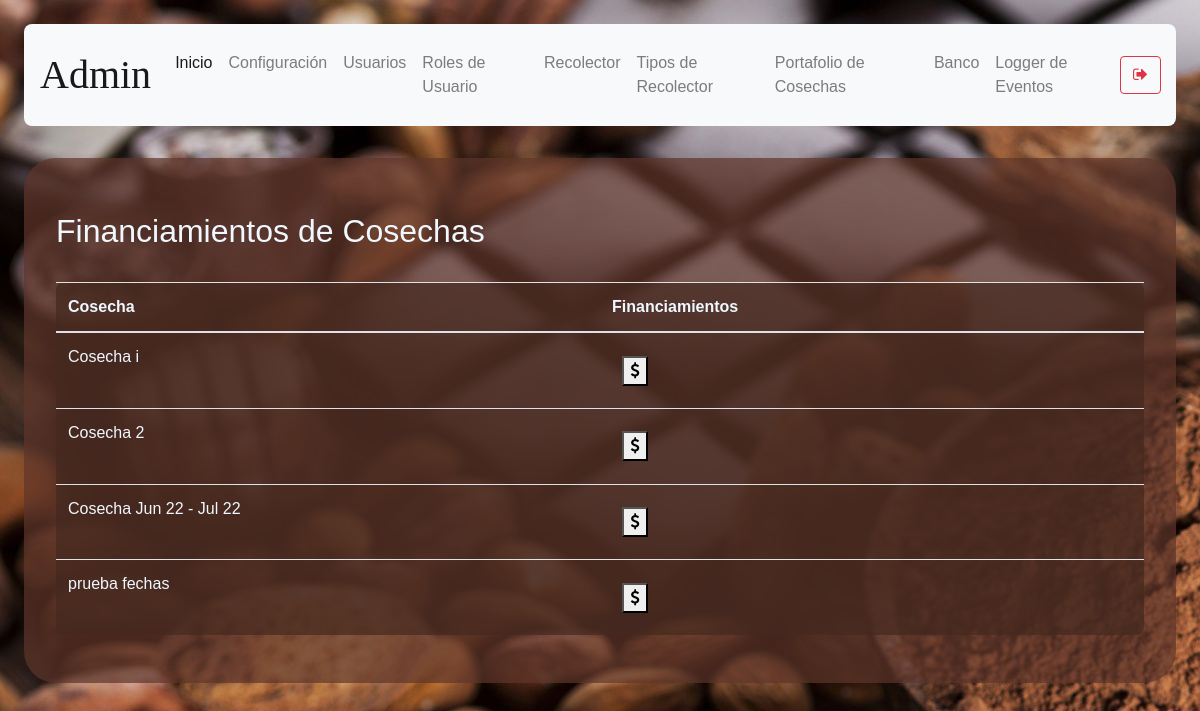
/harvestFinancing (signed in), run on the app's committed database.
### models/harvest.py (models this page shows, shortened)
class Harvest (db.Model):
    __tablename__ = 'harvest'
    id = db.Column(db.Integer, primary_key = True)
    description = db.Column(db.String(250), nullable = False)
    start_date = db.Column(db.String(10), nullable=False)
    end_date = db.Column(db.String(10), nullable= False)
    status = db.Column(db.String(10), nullable = False)

### routes/financing.py (the view)
@financing.route('/harvestFinancing')
def harvestFinancing():
    if( not verify_permissions(session, User, allowed_rols) ):
        return redirect(url_for('auth.index'))
    harvests = Harvest.query.all()
    if ( 'management-status' in session ):
        status = session['management-status']
        session.pop('management-status', None)
        return render_template("harvestFinancing.html", harvests = harvests)
    return render_template("harvestFinancing.html", harvests = harvests)

### models/user.py (called while the page is built)
    def get_user_rol_by_username( self, username ):
        user_rol_id = User.query.filter_by(username = username).first().user_rol_id
        user_rol = User_rol.query.get(user_rol_id).description
        return user_rol

### utils/functions.py (called while the page is built)
def verify_permissions(session, User, allowed=['admin']):
    return 'username' in session and \
    ( allowed == 'all' or User.get_user_rol_by_username(User, session['username']) in allowed)

### templates/harvestFinancing.html (shortened to what this page needs)
{% extends "base.html" %}
{% block content %}
<h2>Financiamientos de Cosechas</h2>
    <table class="table content-table">
    <thead>
        <th>Cosecha</th>
        <th>Financiamientos</th>
    </thead>
    <tbody id="table-body-data">
        {% for harvest in harvests %}
            <tr>
                <td>{{ harvest.description }}</td>
                <td><button onclick='window.location.href=`/harvest/{{ harvest.id }}/financing`'><i class="fa fa-usd" aria-hidden="true"></i></button></td>
            </tr>
        {% endfor %}
    </tbody>
    </table>
{% endblock %}

### static/styles/main.css (style rules this page uses)
body { background-color:aliceblue; background-image: url("../media/2316549.jpg"); margin: 2%; font-family: 'Gill Sans', 'Gill Sans MT', Calibri, 'Trebuchet MS', sans-serif; }
button { margin: 2%; }
h1, h2 { margin-top: 2%; }
.content-table { background-color: rgba(69, 40, 31, 0.7); padding: 2em; color:aliceblue; margin-top: 2em; border-radius: .5em; }
table { width:100%; table-layout:fixed; }
td { word-wrap:break-word; }

### data on the page
Harvest: description "Cosecha i"
Harvest: description "Cosecha 2"
Harvest: description "Cosecha Jun 22 - Jul 22"
Harvest: description "prueba fechas"

### other printed values
{{ session['username'] }} "Admin"
